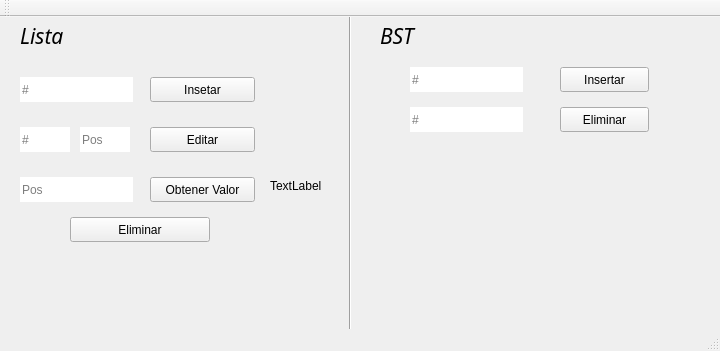
<?xml version="1.0" encoding="UTF-8"?>
<ui version="4.0">
 <class>MainWindow</class>
 <widget class="QMainWindow" name="MainWindow">
  <property name="geometry">
   <rect>
    <x>0</x>
    <y>0</y>
    <width>720</width>
    <height>351</height>
   </rect>
  </property>
  <property name="cursor">
   <cursorShape>ArrowCursor</cursorShape>
  </property>
  <property name="windowTitle">
   <string>Tarea #1</string>
  </property>
  <widget class="QWidget" name="centralWidget">
   <widget class="QPushButton" name="listInsert">
    <property name="geometry">
     <rect>
      <x>150</x>
      <y>60</y>
      <width>105</width>
      <height>25</height>
     </rect>
    </property>
    <property name="text">
     <string>Insetar</string>
    </property>
   </widget>
   <widget class="Line" name="line">
    <property name="geometry">
     <rect>
      <x>320</x>
      <y>-10</y>
      <width>61</width>
      <height>421</height>
     </rect>
    </property>
    <property name="orientation">
     <enum>Qt::Vertical</enum>
    </property>
   </widget>
   <widget class="QLineEdit" name="insertCampo">
    <property name="geometry">
     <rect>
      <x>20</x>
      <y>60</y>
      <width>113</width>
      <height>25</height>
     </rect>
    </property>
    <property name="frame">
     <bool>false</bool>
    </property>
    <property name="placeholderText">
     <string>#</string>
    </property>
   </widget>
   <widget class="QLineEdit" name="numCampED">
    <property name="geometry">
     <rect>
      <x>20</x>
      <y>110</y>
      <width>50</width>
      <height>25</height>
     </rect>
    </property>
    <property name="inputMask">
     <string/>
    </property>
    <property name="text">
     <string/>
    </property>
    <property name="frame">
     <bool>false</bool>
    </property>
    <property name="placeholderText">
     <string>#</string>
    </property>
   </widget>
   <widget class="QLineEdit" name="posCampEd">
    <property name="geometry">
     <rect>
      <x>80</x>
      <y>110</y>
      <width>50</width>
      <height>25</height>
     </rect>
    </property>
    <property name="frame">
     <bool>false</bool>
    </property>
    <property name="placeholderText">
     <string>Pos</string>
    </property>
   </widget>
   <widget class="QPushButton" name="listEdit">
    <property name="geometry">
     <rect>
      <x>150</x>
      <y>110</y>
      <width>105</width>
      <height>25</height>
     </rect>
    </property>
    <property name="text">
     <string>Editar</string>
    </property>
   </widget>
   <widget class="QPushButton" name="listGetValuePos">
    <property name="geometry">
     <rect>
      <x>150</x>
      <y>160</y>
      <width>105</width>
      <height>25</height>
     </rect>
    </property>
    <property name="text">
     <string>Obtener Valor</string>
    </property>
   </widget>
   <widget class="QPushButton" name="listDelete">
    <property name="geometry">
     <rect>
      <x>70</x>
      <y>200</y>
      <width>140</width>
      <height>25</height>
     </rect>
    </property>
    <property name="text">
     <string>Eliminar</string>
    </property>
   </widget>
   <widget class="QLineEdit" name="posCampObt">
    <property name="geometry">
     <rect>
      <x>20</x>
      <y>160</y>
      <width>113</width>
      <height>25</height>
     </rect>
    </property>
    <property name="frame">
     <bool>false</bool>
    </property>
    <property name="placeholderText">
     <string>Pos</string>
    </property>
   </widget>
   <widget class="QLabel" name="label">
    <property name="geometry">
     <rect>
      <x>270</x>
      <y>160</y>
      <width>67</width>
      <height>17</height>
     </rect>
    </property>
    <property name="text">
     <string>TextLabel</string>
    </property>
   </widget>
   <widget class="QPushButton" name="arbInsert">
    <property name="geometry">
     <rect>
      <x>560</x>
      <y>50</y>
      <width>89</width>
      <height>25</height>
     </rect>
    </property>
    <property name="text">
     <string>Insertar</string>
    </property>
   </widget>
   <widget class="QPushButton" name="arbDelet">
    <property name="geometry">
     <rect>
      <x>560</x>
      <y>90</y>
      <width>89</width>
      <height>25</height>
     </rect>
    </property>
    <property name="text">
     <string>Eliminar</string>
    </property>
   </widget>
   <widget class="QLineEdit" name="campARBIns">
    <property name="geometry">
     <rect>
      <x>410</x>
      <y>50</y>
      <width>113</width>
      <height>25</height>
     </rect>
    </property>
    <property name="frame">
     <bool>false</bool>
    </property>
    <property name="placeholderText">
     <string>#</string>
    </property>
   </widget>
   <widget class="QLabel" name="label_2">
    <property name="geometry">
     <rect>
      <x>20</x>
      <y>10</y>
      <width>67</width>
      <height>17</height>
     </rect>
    </property>
    <property name="font">
     <font>
      <family>Laksaman</family>
      <pointsize>16</pointsize>
      <italic>true</italic>
     </font>
    </property>
    <property name="text">
     <string>Lista</string>
    </property>
   </widget>
   <widget class="QLabel" name="label_3">
    <property name="geometry">
     <rect>
      <x>380</x>
      <y>10</y>
      <width>67</width>
      <height>17</height>
     </rect>
    </property>
    <property name="font">
     <font>
      <family>Laksaman</family>
      <pointsize>16</pointsize>
      <italic>true</italic>
     </font>
    </property>
    <property name="text">
     <string>BST</string>
    </property>
   </widget>
   <widget class="QLineEdit" name="campARBDel">
    <property name="geometry">
     <rect>
      <x>410</x>
      <y>90</y>
      <width>113</width>
      <height>25</height>
     </rect>
    </property>
    <property name="frame">
     <bool>false</bool>
    </property>
    <property name="placeholderText">
     <string>#</string>
    </property>
   </widget>
  </widget>
  <widget class="QMenuBar" name="menuBar">
   <property name="geometry">
    <rect>
     <x>0</x>
     <y>0</y>
     <width>720</width>
     <height>22</height>
    </rect>
   </property>
  </widget>
  <widget class="QToolBar" name="mainToolBar">
   <attribute name="toolBarArea">
    <enum>TopToolBarArea</enum>
   </attribute>
   <attribute name="toolBarBreak">
    <bool>false</bool>
   </attribute>
  </widget>
  <widget class="QStatusBar" name="statusBar"/>
 </widget>
 <layoutdefault spacing="6" margin="11"/>
 <resources/>
 <connections/>
</ui>
